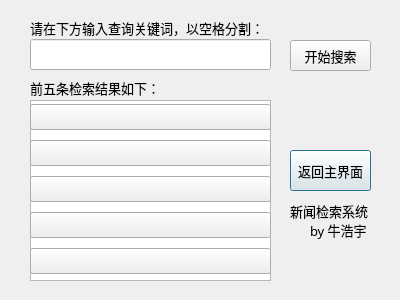
<?xml version="1.0" encoding="UTF-8"?>
<ui version="4.0">
 <class>keyWordSearch</class>
 <widget class="QDialog" name="keyWordSearch">
  <property name="geometry">
   <rect>
    <x>0</x>
    <y>0</y>
    <width>400</width>
    <height>300</height>
   </rect>
  </property>
  <property name="font">
   <font>
    <family>楷体</family>
    <pointsize>10</pointsize>
   </font>
  </property>
  <property name="mouseTracking">
   <bool>false</bool>
  </property>
  <property name="focusPolicy">
   <enum>Qt::ClickFocus</enum>
  </property>
  <property name="windowTitle">
   <string>Dialog</string>
  </property>
  <widget class="QLabel" name="inputNotice">
   <property name="geometry">
    <rect>
     <x>30</x>
     <y>20</y>
     <width>241</width>
     <height>16</height>
    </rect>
   </property>
   <property name="text">
    <string>请在下方输入查询关键词，以空格分割：</string>
   </property>
  </widget>
  <widget class="QPushButton" name="close">
   <property name="geometry">
    <rect>
     <x>290</x>
     <y>150</y>
     <width>81</width>
     <height>41</height>
    </rect>
   </property>
   <property name="whatsThis">
    <string>&lt;html&gt;&lt;head/&gt;&lt;body&gt;&lt;p&gt;切换到按标题搜索模式&lt;/p&gt;&lt;/body&gt;&lt;/html&gt;</string>
   </property>
   <property name="text">
    <string>返回主界面</string>
   </property>
  </widget>
  <widget class="QLabel" name="answerNotice">
   <property name="geometry">
    <rect>
     <x>30</x>
     <y>80</y>
     <width>241</width>
     <height>16</height>
    </rect>
   </property>
   <property name="text">
    <string>前五条检索结果如下：</string>
   </property>
  </widget>
  <widget class="QTextBrowser" name="background">
   <property name="geometry">
    <rect>
     <x>30</x>
     <y>100</y>
     <width>241</width>
     <height>181</height>
    </rect>
   </property>
  </widget>
  <widget class="QLabel" name="label">
   <property name="geometry">
    <rect>
     <x>290</x>
     <y>200</y>
     <width>81</width>
     <height>21</height>
    </rect>
   </property>
   <property name="text">
    <string>新闻检索系统</string>
   </property>
  </widget>
  <widget class="QLabel" name="label_2">
   <property name="geometry">
    <rect>
     <x>310</x>
     <y>220</y>
     <width>61</width>
     <height>20</height>
    </rect>
   </property>
   <property name="text">
    <string>by 牛浩宇</string>
   </property>
  </widget>
  <widget class="QLineEdit" name="lineEdit">
   <property name="geometry">
    <rect>
     <x>30</x>
     <y>39</y>
     <width>241</width>
     <height>31</height>
    </rect>
   </property>
  </widget>
  <widget class="QPushButton" name="search">
   <property name="geometry">
    <rect>
     <x>290</x>
     <y>40</y>
     <width>81</width>
     <height>31</height>
    </rect>
   </property>
   <property name="text">
    <string>开始搜索</string>
   </property>
  </widget>
  <widget class="QWidget" name="verticalLayoutWidget">
   <property name="geometry">
    <rect>
     <x>30</x>
     <y>100</y>
     <width>241</width>
     <height>181</height>
    </rect>
   </property>
   <layout class="QVBoxLayout" name="verticalLayout">
    <item>
     <widget class="QPushButton" name="ans1">
      <property name="text">
       <string/>
      </property>
     </widget>
    </item>
    <item>
     <widget class="QPushButton" name="ans2">
      <property name="text">
       <string/>
      </property>
     </widget>
    </item>
    <item>
     <widget class="QPushButton" name="ans3">
      <property name="text">
       <string/>
      </property>
     </widget>
    </item>
    <item>
     <widget class="QPushButton" name="ans4">
      <property name="text">
       <string/>
      </property>
     </widget>
    </item>
    <item>
     <widget class="QPushButton" name="ans5">
      <property name="text">
       <string/>
      </property>
     </widget>
    </item>
   </layout>
  </widget>
 </widget>
 <resources/>
 <connections/>
</ui>
